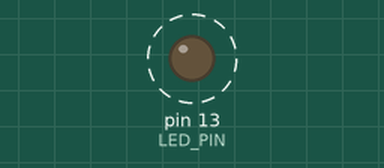
Recording of a sketch running on a simulated Arduino Uno, built with avr-gcc and run on an emulated ATmega328P. Shown: output pins drawn as LEDs (lit = HIGH). Dashed ring = blinking. What the sketch prints to the serial monitor is not drawn.

Above: at 0.5 s.
Timing chart, 0 to 4.6 s (numbered marks = the images above):
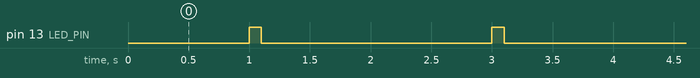

Measured:
- by itself, pin 13 (LED_PIN): alternates HIGH for 0.10 s and LOW for 1.9 s

The sketch:

hello_world.ino
```cpp
#define LED_PIN 13

void setup()
{
	pinMode(LED_PIN, OUTPUT);
	Serial.begin(9600);
}

void loop()
{
	Serial.println("Hello World");
	delay(1000);
	digitalWrite(LED_PIN, HIGH);
	delay(100);
	digitalWrite(LED_PIN, LOW);
	delay(900);
}
```
